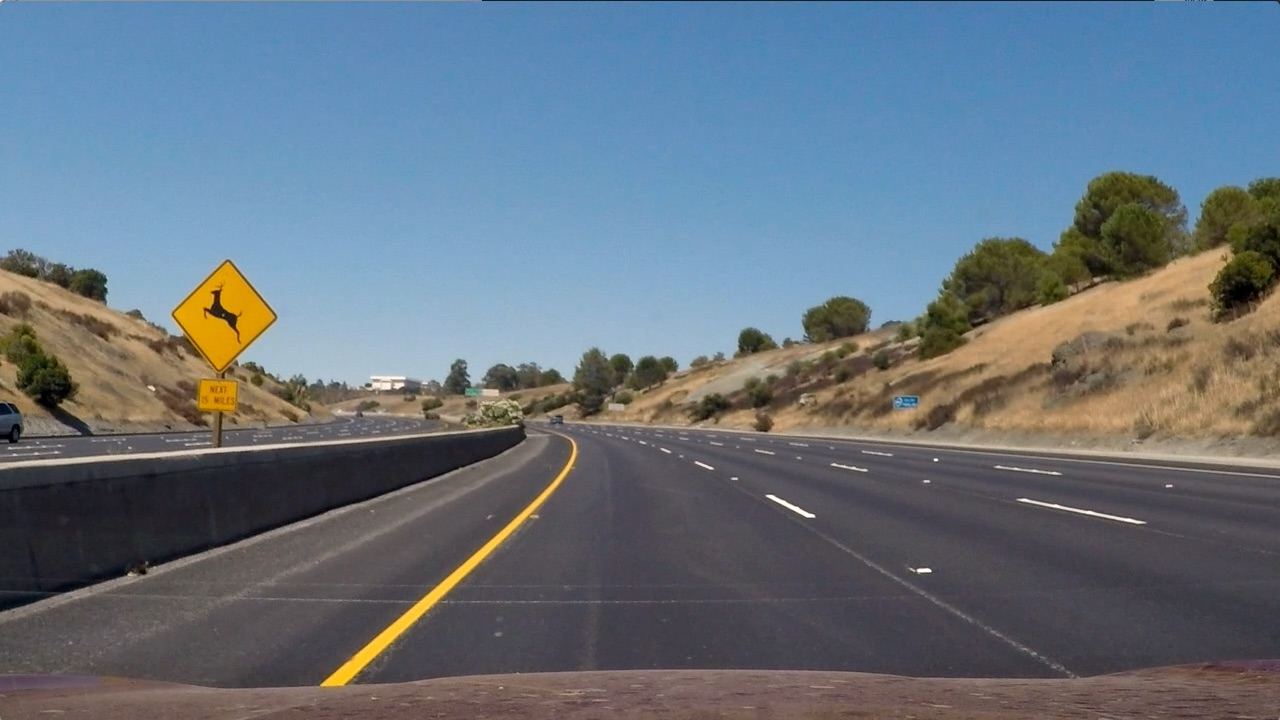
#> input picture Lane prediction/test_images/test2.jpg, 1280 x 720 px
$ python Camera_callibration.py
#> lines starting #> are read from the running program, lines starting #| are printed output that depends on the picture
import cv2
import glob
import pickle
import numpy as np
import os.path as path
import matplotlib.pyplot as plt

def lazy_calibration(func):
    """
    Decorator for calibration function to avoid re-computing calibration every time.
    """
    calibration_cache = 'camera_cal/calibration_data.pickle'

    def wrapper(*args, **kwargs):
        if path.exists(calibration_cache):
            print('Loading cached camera calibration...', end=' ')
            with open(calibration_cache, 'rb') as dump_file:
#> (reads Lane prediction/camera_cal/calibration_data.pickle from the repository)
#> further down, img is the input picture: shape (720, 1280, 3); mean B, G, R 125.5, 114.6, 102.8
                calibration = pickle.load(dump_file)
        else:
            print('Computing camera calibration...', end=' ')
            calibration = func(*args, **kwargs)
            with open(calibration_cache, 'wb') as dump_file:
                pickle.dump(calibration, dump_file)
        print('Done.')
        return calibration

    return wrapper

# [48 lines left out: function calibrate_camera, not called in this run]

def undistort(frame, mtx, dist, verbose=False):
    """
    Undistort a frame given camera matrix and distortion coefficients.
    :param frame: input frame
    :param mtx: camera matrix
    :param dist: distortion coefficients
    :param verbose: if True, show frame before/after distortion correction
    :return: undistorted frame
    """
#> called with mtx = array of shape (3, 3), dist = array of shape (1, 5), verbose = True
    frame_undistorted = cv2.undistort(frame, mtx, dist, newCameraMatrix=mtx)
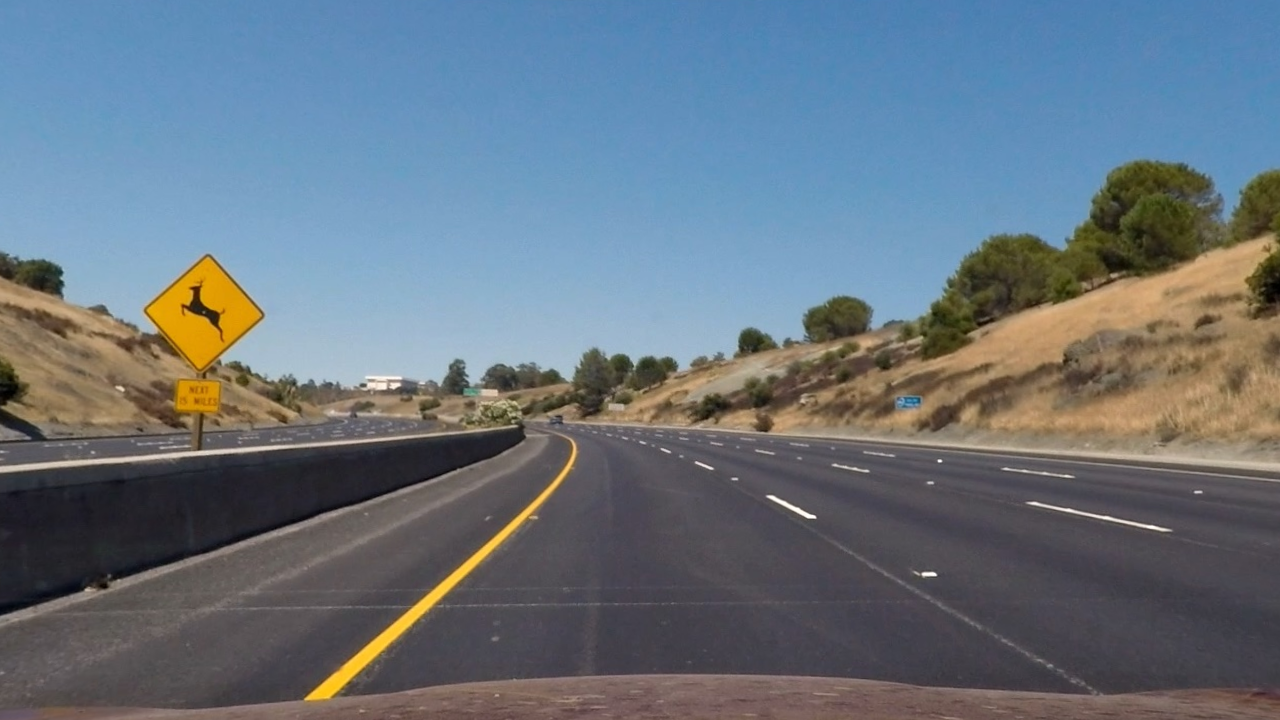
#> frame_undistorted: shape (720, 1280, 3); mean B, G, R 126.4, 115.7, 103.8

    if verbose:
        fig, ax = plt.subplots(nrows=1, ncols=2)
        ax[0].imshow(cv2.cvtColor(frame, cv2.COLOR_BGR2RGB))
        ax[1].imshow(cv2.cvtColor(frame_undistorted, cv2.COLOR_BGR2RGB))
        plt.show()
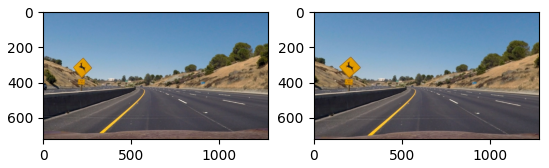
#> figure drawn by matplotlib, 2 panels

    return frame_undistorted

if __name__ == '__main__':
    ret, mtx, dist, rvecs, tvecs = calibrate_camera(calib_images_dir='camera_cal')
    img = cv2.imread('test_images/test2.jpg')
    img_undistorted = undistort(img, mtx, dist, True)
